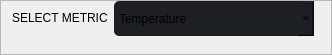
               <widget class="QFrame" name="selectMetricFrame">
                <property name="minimumSize">
                 <size>
                  <width>0</width>
                  <height>55</height>
                 </size>
                </property>
                <property name="maximumSize">
                 <size>
                  <width>1050</width>
                  <height>30</height>
                 </size>
                </property>
                <property name="frameShape">
                 <enum>QFrame::StyledPanel</enum>
                </property>
                <property name="frameShadow">
                 <enum>QFrame::Raised</enum>
                </property>
                <layout class="QGridLayout" name="gridLayout">
                 <property name="topMargin">
                  <number>0</number>
                 </property>
                 <property name="bottomMargin">
                  <number>20</number>
                 </property>
                 <item row="0" column="0">
                  <widget class="QLabel" name="selectMetricLabel">
                   <property name="maximumSize">
                    <size>
                     <width>150</width>
                     <height>40</height>
                    </size>
                   </property>
                   <property name="text">
                    <string>SELECT METRIC</string>
                   </property>
                  </widget>
                 </item>
                 <item row="0" column="1" alignment="Qt::AlignLeft">
                  <widget class="QComboBox" name="selectMetricBox">
                   <property name="minimumSize">
                    <size>
                     <width>200</width>
                     <height>35</height>
                    </size>
                   </property>
                   <property name="maximumSize">
                    <size>
                     <width>150</width>
                     <height>40</height>
                    </size>
                   </property>
                   <property name="styleSheet">
                    <string notr="true">background-color: rgb(28, 31, 36);
border-radius: 5px;</string>
                   </property>
                   <property name="currentText">
                    <string>Temperature</string>
                   </property>
                   <property name="maxVisibleItems">
                    <number>5</number>
                   </property>
                   <item>
                    <property name="text">
                     <string>Temperature</string>
                    </property>
                   </item>
                   <item>
                    <property name="text">
                     <string>Pressure</string>
                    </property>
                   </item>
                   <item>
                    <property name="text">
                     <string>Humidity</string>
                    </property>
                   </item>
                   <item>
                    <property name="text">
                     <string>CO2</string>
                    </property>
                   </item>
                   <item>
                    <property name="text">
                     <string>Radiation</string>
                    </property>
                   </item>
                  </widget>
                 </item>
                 <item row="0" column="2">
                  <widget class="QWidget" name="selectMetricSpacer" native="true">
                   <property name="maximumSize">
                    <size>
                     <width>750</width>
                     <height>40</height>
                    </size>
                   </property>
                  </widget>
                 </item>
                </layout>
               </widget>
